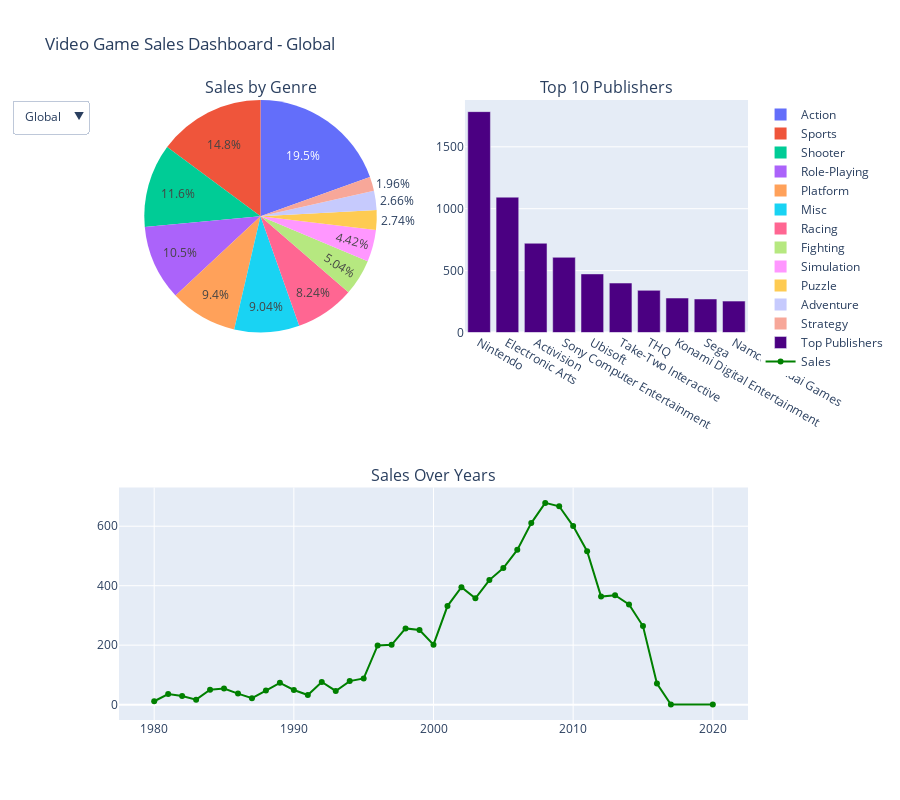

Here is the notebook cell this chart was saved with:
### Code cell
# -----------------------------------------------------------------------------
# Full Dashboard + Dropdown to select the region
# -----------------------------------------------------------------------------
import plotly.graph_objects as go
from plotly.subplots import make_subplots

# Available columns for selection
regions = {
    "Global": "Global_Sales",
    "NA": "NA_Sales",
    "EU": "EU_Sales",
    "JP": "JP_Sales"
}

# Base data (Global region as a starting point)
region = "Global_Sales"
genre_sales = df.groupby("Genre")[region].sum().sort_values(ascending=False)
publisher_sales = df.groupby("Publisher")[region].sum().sort_values(ascending=False).head(10)
year_sales = df.groupby("Year")[region].sum()

# -----------------------------------------------------------------------------
# Create Dashboard
# -----------------------------------------------------------------------------
fig = make_subplots(
    rows=2, cols=2,
    subplot_titles=("Sales by Genre", "Top 10 Publishers", "Sales Over Years"),
    specs=[[{"type":"domain"}, {"type":"bar"}],
           [{"colspan":2, "type":"scatter"}, None]]
)

# Pie Chart
pie = go.Pie(labels=genre_sales.index, values=genre_sales.values, name="Genre Sales")
fig.add_trace(pie, row=1, col=1)

# Bar Chart
bar = go.Bar(x=publisher_sales.index, y=publisher_sales.values, name="Top Publishers", marker_color="indigo")
fig.add_trace(bar, row=1, col=2)

# Line Chart
line = go.Scatter(x=year_sales.index, y=year_sales.values, mode="lines+markers", name="Sales", line=dict(color="green"))
fig.add_trace(line, row=2, col=1)

# -----------------------------------------------------------------------------
# Dropdown Menu
# -----------------------------------------------------------------------------
updatemenus = [
    dict(
        buttons=[
            dict(
                label=region_name,
                method="update",
                args=[{"values": [
                            df.groupby("Genre")[col].sum().sort_values(ascending=False).values,  # Pie
                            df.groupby("Publisher")[col].sum().sort_values(ascending=False).head(10).values,  # Bar
                            df.groupby("Year")[col].sum().values  # Line
                        ],
                        "y": [
                            None,
                            df.groupby("Publisher")[col].sum().sort_values(ascending=False).head(10).values,
                            None
                        ],
                        "x": [
                            None,
                            df.groupby("Publisher")[col].sum().sort_values(ascending=False).head(10).index,
                            df.groupby("Year")[col].sum().index
                        ]
                },
                {"title": f"Video Game Sales Dashboard - {region_name}"}]
            )
            for region_name, col in regions.items()
        ],
        direction="down",
        showactive=True
    )
]

fig.update_layout(
    title="Video Game Sales Dashboard - Global",
    height=800,
    showlegend=True,
    updatemenus=updatemenus
)

fig.show()

### Figure 1 — Plotly figure (JSON) as saved in the notebook; plotly's stock layout.template omitted (floating-point values rounded to 4 significant figures)
{"data": [{"domain": {"x": [0, 0.45], "y": [0.625, 1]}, "labels": ["Action", "Sports", "Shooter", "Role-Playing", "Platform", "Misc", "Racing", "Fighting", "Simulation", "Puzzle", "Adventure", "Strategy"], "name": "Genre Sales", "type": "pie", "values": [1722.0, 1309.0, 1026.0, 923.8, 828.8, 797.0, 726.5, 444.1, 389.9, 241.7, 234.6, 173.2]}, {"marker": {"color": "indigo"}, "name": "Top Publishers", "type": "bar", "x": ["Nintendo", "Electronic Arts", "Activision", "Sony Computer Entertainment", "Ubisoft", "Take-Two Interactive", "THQ", "Konami Digital Entertainment", "Sega", "Namco Bandai Games"], "xaxis": "x", "y": [1784.0, 1093.0, 721.1, 607.3, 473.3, 399.4, 340.3, 278.4, 270.7, 253.5], "yaxis": "y"}, {"line": {"color": "green"}, "mode": "lines+markers", "name": "Sales", "type": "scatter", "x": [1980, 1981, 1982, 1983, 1984, 1985, 1986, 1987, 1988, 1989, 1990, 1991, 1992, 1993, 1994, 1995, 1996, 1997, 1998, 1999, 2000, 2001, 2002, 2003, 2004, 2005, 2006, 2007, 2008, 2009, 2010, 2011, 2012, 2013, 2014, 2015, 2016, 2017, 2020], "xaxis": "x2", "y": [11.38, 35.68, 28.88, 16.8, 50.35, 53.95, 37.08, 21.7, 47.21, 73.45, 49.37, 32.23, 76.14, 45.99, 79.22, 88.11, 199.2, 201.1, 256.3, 251.1, 201.6, 331.5, 395.0, 357.6, 418.9, 459.4, 520.5, 610.4, 678.5, 667.1, 600.4, 515.9, 363.3, 368.0, 337.1, 264.3, 70.87, 0.05, 0.29], "yaxis": "y2"}], "layout": {"annotations": [{"font": {"size": 16}, "showarrow": false, "text": "Sales by Genre", "x": 0.225, "xanchor": "center", "xref": "paper", "y": 1, "yanchor": "bottom", "yref": "paper"}, {"font": {"size": 16}, "showarrow": false, "text": "Top 10 Publishers", "x": 0.775, "xanchor": "center", "xref": "paper", "y": 1, "yanchor": "bottom", "yref": "paper"}, {"font": {"size": 16}, "showarrow": false, "text": "Sales Over Years", "x": 0.5, "xanchor": "center", "xref": "paper", "y": 0.375, "yanchor": "bottom", "yref": "paper"}], "height": 800, "showlegend": true, "title": {"text": "Video Game Sales Dashboard - Global"}, "updatemenus": [{"buttons": [{"args": [{"values": [[1722.0, 1309.0, 1026.0, 923.8, 828.8, 797.0, 726.5, 444.1, 389.9, 241.7, 234.6, 173.2], [1784.0, 1093.0, 721.1, 607.3, 473.3, 399.4, 340.3, 278.4, 270.7, 253.5], [11.38, 35.68, 28.88, 16.8, 50.35, 53.95, 37.08, 21.7, 47.21, 73.45, 49.37, 32.23, 76.14, 45.99, 79.22, 88.11, 199.2, 201.1, 256.3, 251.1, 201.6, 331.5, 395.0, 357.6, 418.9, 459.4, 520.5, 610.4, 678.5, 667.1, 600.4, 515.9, 363.3, 368.0, 337.1, 264.3, 70.87, 0.05, 0.29]], "x": [null, ["Nintendo", "Electronic Arts", "Activision", "Sony Computer Entertainment", "Ubisoft", "Take-Two Interactive", "THQ", "Konami Digital Entertainment", "Sega", "Namco Bandai Games"], [1980, 1981, 1982, 1983, 1984, 1985, 1986, 1987, 1988, 1989, 1990, 1991, 1992, 1993, 1994, 1995, 1996, 1997, 1998, 1999, 2000, 2001, 2002, 2003, 2004, 2005, 2006, 2007, 2008, 2009, 2010, 2011, 2012, 2013, 2014, 2015, 2016, 2017, 2020]], "y": [null, [1784.0, 1093.0, 721.1, 607.3, 473.3, 399.4, 340.3, 278.4, 270.7, 253.5], null]}, {"title": "Video Game Sales Dashboard - Global"}], "label": "Global", "method": "update"}, {"args": [{"values": [[861.8, 670.1, 575.2, 446.0, 402.5, 356.9, 326.5, 220.7, 181.8, 122.0, 102.1, 67.89], [815.8, 584.2, 426.0, 265.2, 252.8, 220.5, 208.6, 155.3, 108.8, 101.2], [10.59, 33.4, 26.92, 7.76, 33.28, 33.73, 12.5, 8.46, 23.87, 45.15, 25.46, 12.76, 33.87, 15.12, 28.15, 24.82, 86.76, 94.75, 128.4, 126.1, 94.49, 174.0, 216.2, 193.6, 222.6, 242.6, 263.1, 312.1, 351.4, 338.9, 304.2, 241.1, 155.0, 154.8, 132.0, 102.8, 22.66, 0, 0.27]], "x": [null, ["Nintendo", "Electronic Arts", "Activision", "Sony Computer Entertainment", "Ubisoft", "Take-Two Interactive", "THQ", "Microsoft Game Studios", "Sega", "Atari"], [1980, 1981, 1982, 1983, 1984, 1985, 1986, 1987, 1988, 1989, 1990, 1991, 1992, 1993, 1994, 1995, 1996, 1997, 1998, 1999, 2000, 2001, 2002, 2003, 2004, 2005, 2006, 2007, 2008, 2009, 2010, 2011, 2012, 2013, 2014, 2015, 2016, 2017, 2020]], "y": [null, [815.8, 584.2, 426.0, 265.2, 252.8, 220.5, 208.6, 155.3, 108.8, 101.2], null]}, {"title": "Video Game Sales Dashboard - NA"}], "label": "NA", "method": "update"}, {"args": [{"values": [[516.5, 371.3, 310.4, 236.3, 213.8, 200.7, 187.6, 113.2, 100, 63.79, 50.53, 44.94], [418.3, 367.4, 213.7, 187.6, 163.0, 118.0, 94.6, 81.41, 68.62, 68.61], [0.67, 1.96, 1.65, 0.8, 2.1, 4.74, 2.84, 1.41, 6.59, 8.44, 7.63, 3.95, 11.71, 4.65, 14.88, 14.9, 47.26, 48.32, 66.9, 62.67, 52.75, 94.89, 109.7, 103.8, 107.3, 121.9, 129.2, 160.5, 184.4, 191.6, 176.7, 167.4, 118.8, 125.8, 125.7, 97.71, 26.76, 0, 0]], "x": [null, ["Nintendo", "Electronic Arts", "Activision", "Sony Computer Entertainment", "Ubisoft", "Take-Two Interactive", "THQ", "Sega", "Konami Digital Entertainment", "Microsoft Game Studios"], [1980, 1981, 1982, 1983, 1984, 1985, 1986, 1987, 1988, 1989, 1990, 1991, 1992, 1993, 1994, 1995, 1996, 1997, 1998, 1999, 2000, 2001, 2002, 2003, 2004, 2005, 2006, 2007, 2008, 2009, 2010, 2011, 2012, 2013, 2014, 2015, 2016, 2017, 2020]], "y": [null, [418.3, 367.4, 213.7, 187.6, 163.0, 118.0, 94.6, 81.41, 68.62, 68.61], null]}, {"title": "Video Game Sales Dashboard - EU"}], "label": "EU", "method": "update"}, {"args": [{"values": [[350.3, 158.7, 134.8, 130.7, 106.7, 87.15, 63.54, 56.68, 56.61, 52.01, 49.1, 38.18], [455.0, 126.8, 90.93, 74.1, 67.38, 56.19, 49.79, 40.13, 32.4, 29.21], [0, 0, 0, 8.1, 14.27, 14.56, 19.81, 11.63, 15.76, 18.36, 14.88, 14.78, 28.91, 25.33, 33.99, 45.75, 57.44, 48.87, 50.04, 52.34, 42.77, 39.86, 41.76, 34.2, 41.65, 54.28, 73.73, 60.29, 60.26, 61.89, 59.49, 53.04, 51.74, 47.59, 39.46, 33.72, 13.7, 0.05, 0]], "x": [null, ["Nintendo", "Namco Bandai Games", "Konami Digital Entertainment", "Sony Computer Entertainment", "Capcom", "Sega", "Square Enix", "SquareSoft", "Enix Corporation", "Tecmo Koei"], [1980, 1981, 1982, 1983, 1984, 1985, 1986, 1987, 1988, 1989, 1990, 1991, 1992, 1993, 1994, 1995, 1996, 1997, 1998, 1999, 2000, 2001, 2002, 2003, 2004, 2005, 2006, 2007, 2008, 2009, 2010, 2011, 2012, 2013, 2014, 2015, 2016, 2017, 2020]], "y": [null, [455.0, 126.8, 90.93, 74.1, 67.38, 56.19, 49.79, 40.13, 32.4, 29.21], null]}, {"title": "Video Game Sales Dashboard - JP"}], "label": "JP", "method": "update"}], "direction": "down", "showactive": true}], "xaxis": {"anchor": "y", "domain": [0.55, 1]}, "xaxis2": {"anchor": "y2", "domain": [0, 1]}, "yaxis": {"anchor": "x", "domain": [0.625, 1]}, "yaxis2": {"anchor": "x2", "domain": [0, 0.375]}}}
